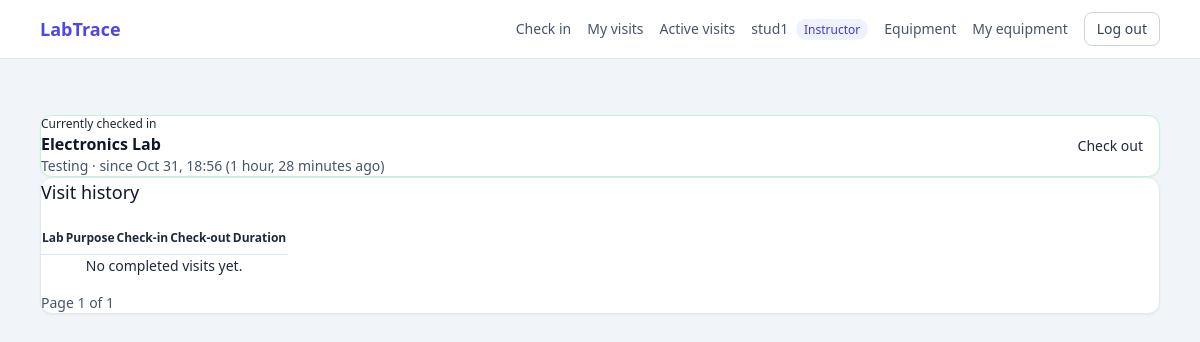
Screenshot of /visits/mine/ (signed in) with the database file from the repository.
### authentication/models.py (models this page shows, shortened)
class User(AbstractUser):
    class Role(models.TextChoices):
        STUDENT = "STUDENT", "Student"
        INSTRUCTOR = "INSTRUCTOR", "Instructor"
        RESEARCHER = "RESEARCHER", "Researcher"
        ADMIN = "ADMIN", "Admin"
    email = models.EmailField(
        "email address",
        unique=True,
        validators=[validate_institutional_email],
        error_messages={"unique": "A user with this email already exists."},
    )
    role = models.CharField(
        max_length=20,
        choices=Role.choices,
        default=Role.STUDENT,
        db_index=True,
    )
    class Meta:
        ordering = ["username"]
    @property
    def is_admin_role(self):
        return self.role == self.Role.ADMIN
    @property
    def is_staff_role(self):
        return self.role in (self.Role.INSTRUCTOR, self.Role.ADMIN)

### access_logging/models.py (models this page shows, shortened)
class LabVisit(models.Model):
    class Purpose(models.TextChoices):
        CLASS = "CLASS", "Class"
        RESEARCH = "RESEARCH", "Research"
        PROJECT = "PROJECT", "Project"
        TESTING = "TESTING", "Testing"
    class Status(models.TextChoices):
        ACTIVE = "ACTIVE", "Active"
        COMPLETED = "COMPLETED", "Completed"
    user = models.ForeignKey(
        settings.AUTH_USER_MODEL,
        on_delete=models.PROTECT,
        related_name="lab_visits",
    )
    lab_location = models.CharField(max_length=100, db_index=True)
    purpose = models.CharField(max_length=20, choices=Purpose.choices)
    check_in_time = models.DateTimeField(auto_now_add=True, db_index=True)
    check_out_time = models.DateTimeField(null=True, blank=True)
    duration_minutes = models.IntegerField(null=True, blank=True)
    status = models.CharField(
        max_length=20, choices=Status.choices, default=Status.ACTIVE, db_index=True
    )
    class Meta:
        ordering = ["-check_in_time"]
        constraints = [
            models.UniqueConstraint(
                fields=["user"],
                condition=Q(status="ACTIVE"),
                name="one_active_visit_per_user",
            ),
        ]

### access_logging/views.py (the view)
# urls.py: path("mine/", views.my_visits_view, name="my_visits"),
@login_required
def my_visits_view(request):
    mine = LabVisit.objects.filter(user=request.user)
    current = mine.filter(status=LabVisit.Status.ACTIVE).first()
    history = mine.filter(status=LabVisit.Status.COMPLETED)
    page_obj = Paginator(history, 10).get_page(request.GET.get("page"))
    return render(
        request,
        "access_logging/my_visits.html",
        {"current": current, "page_obj": page_obj},
    )

### access_logging/templates/access_logging/my_visits.html (shortened to what this page needs)
{% extends "base.html" %}
{% block content %}
<div class="mx-auto max-w-4xl space-y-6">
    {% if current %}
    <div class="visit-row rounded-xl border border-green-200 bg-white p-6 shadow-sm">
        <div class="flex flex-wrap items-center justify-between gap-4">
            <div>
                <p class="text-xs font-semibold uppercase text-green-700">Currently checked in</p>
                <h1 class="mt-1 text-xl font-bold text-slate-900">{{ current.lab_location }}</h1>
                <p class="text-sm text-slate-600">
                    {{ current.get_purpose_display }} &middot; since {{ current.check_in_time|date:"M d, H:i" }}
                    ({{ current.check_in_time|timesince }} ago)
                </p>
            </div>
            <button type="button"
                    class="js-checkout rounded-lg bg-red-600 px-4 py-2 text-sm font-semibold text-white hover:bg-red-700"
                    data-url="{% url 'access_logging:check_out' current.pk %}"
                    data-confirm="Check out of {{ current.lab_location }}?"
                    data-reload="1">Check out</button>
        </div>
    </div>
    {% endif %}
    <div class="rounded-xl border border-slate-200 bg-white p-6 shadow-sm">
        <h2 class="text-lg font-semibold text-slate-900">Visit history</h2>
        <div class="mt-4 overflow-x-auto">
            <table class="min-w-full text-left text-sm">
                <thead class="border-b border-slate-200 text-xs uppercase text-slate-500">
                    <tr>
                        <th class="py-2 pr-4">Lab</th>
                        <th class="py-2 pr-4">Purpose</th>
                        <th class="py-2 pr-4">Check-in</th>
                        <th class="py-2 pr-4">Check-out</th>
                        <th class="py-2">Duration</th>
                    </tr>
                </thead>
                <tbody class="divide-y divide-slate-100">
                    {% for v in page_obj %}
                    <tr>
                        <td class="py-2 pr-4 font-medium text-slate-900">{{ v.lab_location }}</td>
                        <td class="py-2 pr-4">{{ v.get_purpose_display }}</td>
                        <td class="py-2 pr-4">{{ v.check_in_time|date:"M d, Y H:i" }}</td>
                        <td class="py-2 pr-4">{{ v.check_out_time|date:"M d, Y H:i" }}</td>
                        <td class="py-2">{{ v.duration_minutes }} min</td>
                    </tr>
                    {% empty %}
                    <tr><td colspan="5" class="py-6 text-center text-slate-500">No completed visits yet.</td></tr>
                    {% endfor %}
                </tbody>
            </table>
        </div>
        <div class="mt-4 flex items-center justify-between text-sm text-slate-600">
            <span>Page {{ page_obj.number }} of {{ page_obj.paginator.num_pages }}</span>
        </div>
    </div>
</div>
{% endblock %}

### templates/base.html (shortened to what this page needs)
{% load static %}
<!DOCTYPE html>
<html lang="en">
<head>
    <link rel="stylesheet" href="{% static 'css/tailwind.css' %}">
</head>
<body class="min-h-screen bg-slate-100 text-slate-800 antialiased">
    {% if user.is_authenticated %}
    <nav class="border-b border-slate-200 bg-white">
        <div class="mx-auto flex max-w-6xl items-center justify-between px-4 py-3">
            <a href="{% url 'dashboard:home' %}" class="text-lg font-bold text-indigo-600">LabTrace</a>
            <div class="flex items-center gap-4 text-sm">
                <a href="{% url 'access_logging:check_in' %}" class="font-medium text-slate-600 hover:text-indigo-600">Check in</a>
                <a href="{% url 'access_logging:my_visits' %}" class="font-medium text-slate-600 hover:text-indigo-600">My visits</a>
                {% if user.is_staff_role %}
                <a href="{% url 'access_logging:active' %}" class="font-medium text-slate-600 hover:text-indigo-600">Active visits</a>
                {% endif %}
                <a href="{% url 'users:profile' %}" class="text-slate-600 hover:text-indigo-600">
                    {{ user.username }}
                    <span class="ml-1 rounded-full bg-indigo-50 px-2 py-0.5 text-xs font-medium text-indigo-700">{{ user.get_role_display }}</span>
                </a>
                <a href="{% url 'equipment:inventory' %}" class="font-medium text-slate-600 hover:text-indigo-600">Equipment</a>
                <a href="{% url 'equipment:mine' %}" class="font-medium text-slate-600 hover:text-indigo-600">My equipment</a>
                <form method="post" action="{% url 'authentication:logout' %}">
                    <button type="submit" class="rounded-lg border border-slate-300 px-3 py-1.5 font-medium text-slate-700 hover:bg-slate-50">Log out</button>
                </form>
            </div>
        </div>
    </nav>
    {% endif %}
    <main class="mx-auto max-w-6xl px-4 py-8">
        {% block content %}{% endblock %}
    </main>
</body>
</html>

### rows the page displays
User: username "stud1", role "Instructor"
LabVisit: lab_location "Electronics Lab", purpose "Testing", check_in_time "Oct 31, 18:56", check_in_time "1 hour, 28 minutes"

### other values shown
{{ page_obj.number }} "1"
{{ page_obj.paginator.num_pages }} "1"
